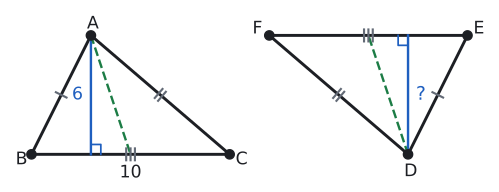

Python code for this plot:
import sys; sys.path.insert(0, "tools")
from cizim import *

def centik(ax, P, Q, n=1, renk=SOLUK, L=0.13, ara=0.09):
    """[PQ] kenarının ortasına n çentik (eş kenar işareti)."""
    P, Q = np.asarray(P, float), np.asarray(Q, float)
    u = (Q - P) / np.linalg.norm(Q - P); v = np.array([-u[1], u[0]]); M = (P + Q) / 2
    for k in range(n):
        c = M + (k - (n - 1) / 2) * ara * u
        ax.plot(*zip(c - L * v, c + L * v), color=renk, lw=1.6)

def olc(K, P, Q):
    a, b = np.asarray(P) - K, np.asarray(Q) - K
    return round(float(np.degrees(np.arccos(np.dot(a, b) / np.linalg.norm(a) / np.linalg.norm(b)))), 3)

def uz(P, Q): return round(float(np.linalg.norm(np.asarray(P) - np.asarray(Q))), 3)

def dik(ax, K, P, Q, k=0.25, renk=YAZI):
    K = np.asarray(K, float)
    a = (np.asarray(P) - K) / np.linalg.norm(np.asarray(P) - K); b = (np.asarray(Q) - K) / np.linalg.norm(np.asarray(Q) - K)
    ax.plot(*zip(K + k * a, K + k * (a + b), K + k * b), color=renk, lw=1.3)

def yon(d): return np.array([np.cos(np.radians(d)), np.sin(np.radians(d))])

# ABC ≅ DEF, |BC| = |EF| = 10, A'dan inen yükseklik 6. DEF, ABC'nin 180° döndürülmüş hâli.
B = np.array([0.0, 0.0]); C = np.array([10.0, 0.0]); A = np.array([3.0, 6.0]); H = np.array([3.0, 0.0]); M = (B + C) / 2
def don(P): return np.array([22.0, 6.0]) - P
D, E, F, Hd, Md = don(A), don(B), don(C), don(H), don(M)
print("AB", uz(A, B), "DE", uz(D, E), "AC", uz(A, C), "DF", uz(D, F), "EF", uz(E, F), "h", uz(D, Hd))
fig, ax = sekil(6.5, 2.8)
ax.set_aspect("equal"); ax.axis("off")
for P, Q, R, Hh, Mm in ((A, B, C, H, M), (D, E, F, Hd, Md)):
    ax.plot(*zip(P, Q, R, P), color=YAZI)
    ax.plot(*zip(P, Hh), color=MAVI, lw=1.8); ax.plot(*zip(P, Mm), color=YESIL, lw=1.8, ls="--")
    dik(ax, Hh, P, R, k=0.5, renk=MAVI)
    centik(ax, P, Q, 1, L=0.3, ara=0.22); centik(ax, P, R, 2, L=0.3, ara=0.22); centik(ax, Q, R, 3, L=0.3, ara=0.22)
nokta(ax, *A, "A", dx=-0.2, dy=0.35); nokta(ax, *B, "B", dx=-0.8, dy=-0.5); nokta(ax, *C, "C", dx=0.3, dy=-0.5)
nokta(ax, *D, "D", dx=-0.2, dy=-1.1); nokta(ax, *E, "E", dx=0.3, dy=0.1); nokta(ax, *F, "F", dx=-0.85, dy=0.1)
ax.text(2.6, 3.0, "6", ha="right", va="center", color=MAVI)
ax.text(19.4, 3.0, "?", ha="left", va="center", color=MAVI, fontsize=14)
ax.text(5.0, -0.5, "10", ha="center", va="top")
ax.set_xlim(-1.2, 23.2); ax.set_ylim(-1.5, 7.4)
kaydet(fig, __file__)
